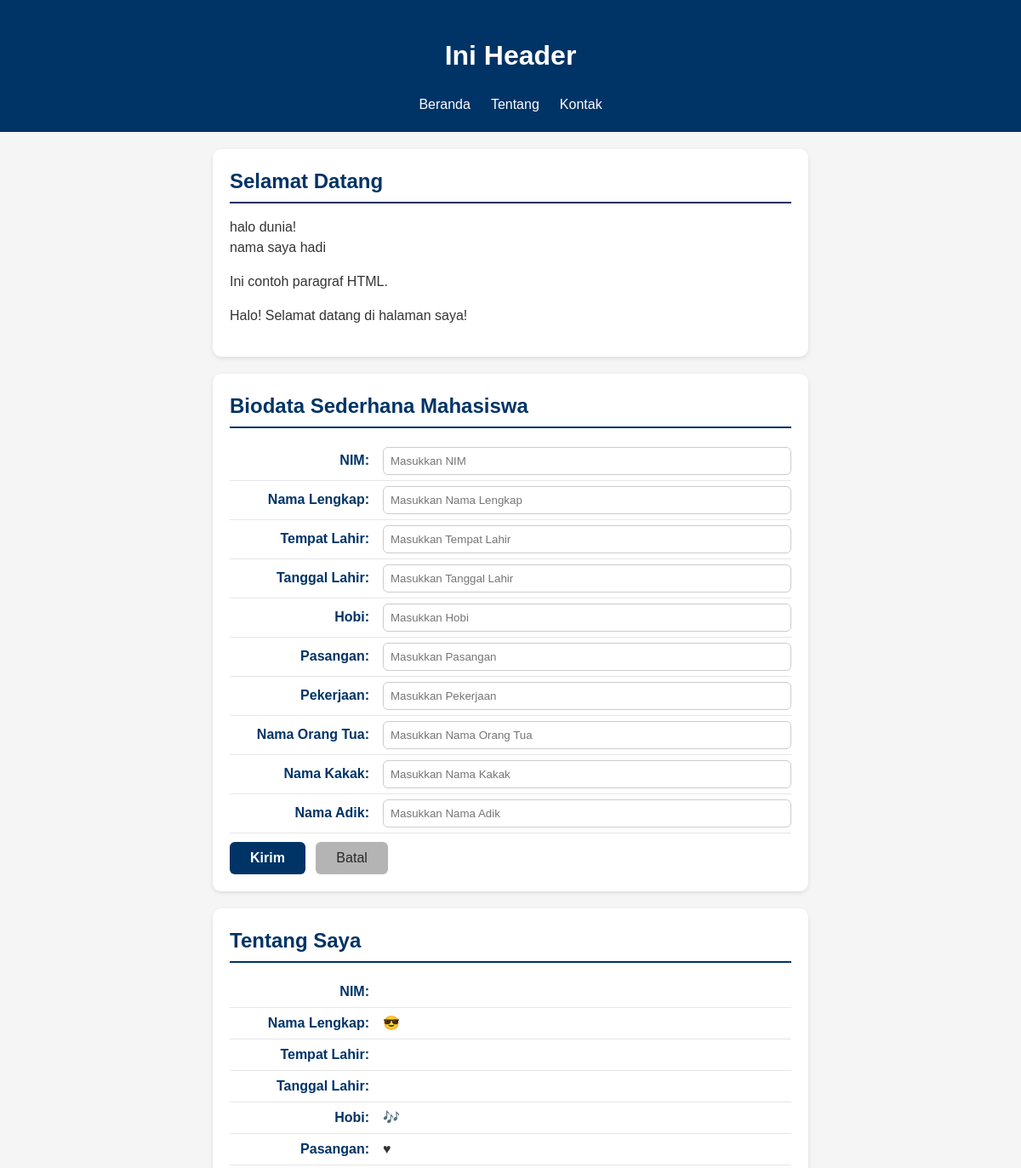
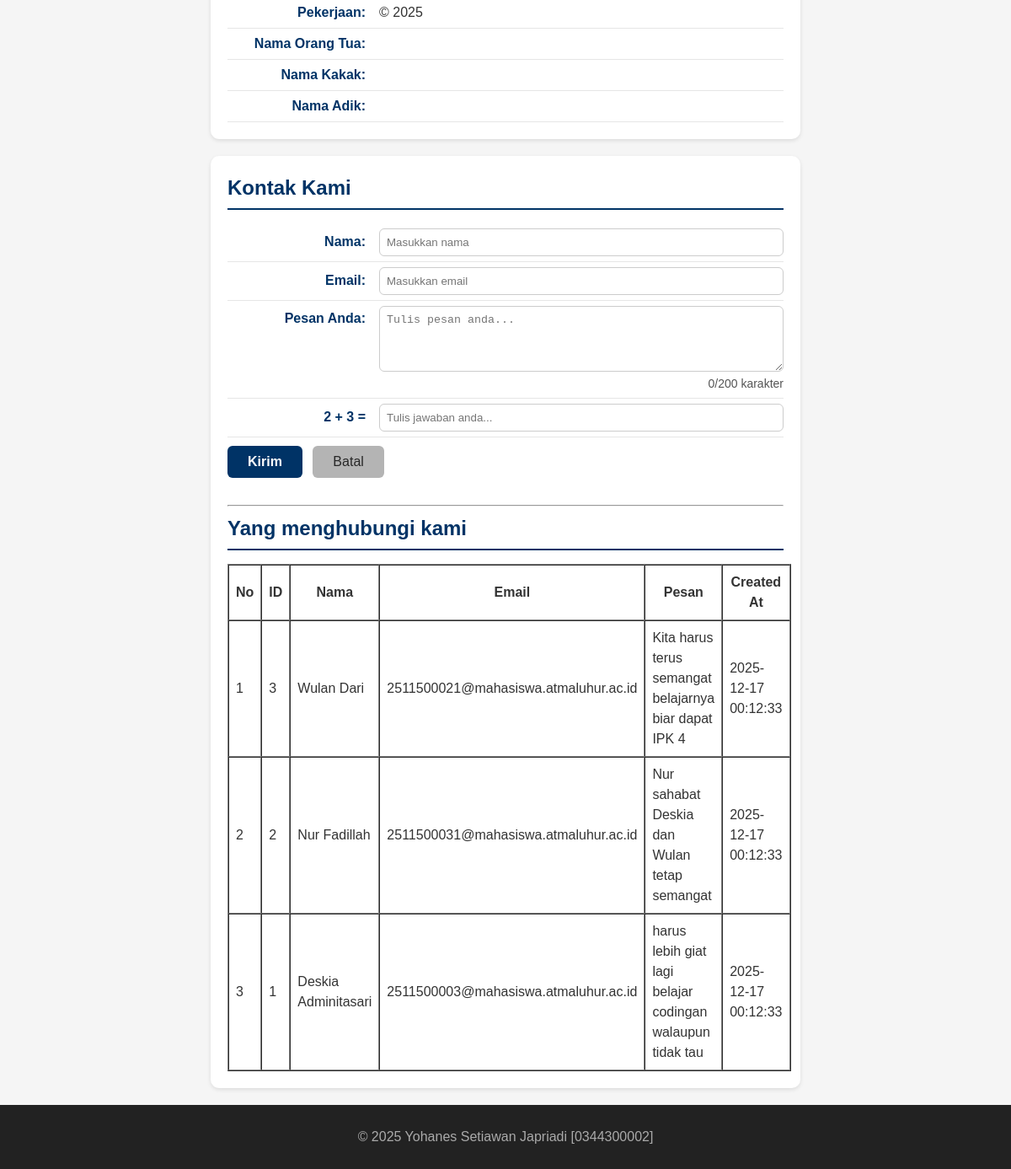
The page / on the database its author committed (2 pictures, top to bottom).
### tables this page shows
CREATE TABLE `tbl_tamu` (
  `cid` int(11) NOT NULL,
  `cnama` varchar(100) DEFAULT NULL,
  `cemail` varchar(100) DEFAULT NULL,
  `cpesan` text,
  `dcreated_at` datetime NOT NULL DEFAULT CURRENT_TIMESTAMP
);

### read_inc.php (the view)
<?php
require 'koneksi.php';
$sql = "SELECT * FROM tbl_tamu ORDER BY cid DESC";
$q = mysqli_query($conn, $sql);
$no = 1;
?>
<table border="1" cellpadding="8" cellspacing="0">
    <tr>
        <th>No</th>
        <th>ID</th>
        <th>Nama</th>
        <th>Email</th>
        <th>Pesan</th>
        <th>Created At</th>
    </tr>
    <?php while ($row = mysqli_fetch_assoc($q)): ?>
        <tr>
            <td><?= $no++; ?></td>
            <td><?= $row['cid']; ?></td>
            <td><?= htmlspecialchars($row['cnama']); ?></td>
            <td><?= htmlspecialchars($row['cemail']); ?></td>
            <td><?= nl2br(htmlspecialchars($row['cpesan'])); ?></td>
            <td><?= $row['dcreated_at']; ?></td>
        </tr>
    <?php endwhile; ?>
</table>

### index.php (shortened to what this page needs)
<?php
require_once __DIR__ . '/fungsi.php';
?>
<!DOCTYPE html>
<html lang="en">
<head>
  <link rel="stylesheet" href="style.css">
</head>
<body>
  <header>
    <h1>Ini Header</h1>
    <nav>
      <ul>
        <li><a href="#home">Beranda</a></li>
        <li><a href="#about">Tentang</a></li>
        <li><a href="#contact">Kontak</a></li>
      </ul>
    </nav>
  </header>
  <main>
    <section id="home">
      <h2>Selamat Datang</h2>
      <?php
      echo "halo dunia!<br>";
      echo "nama saya hadi";
      ?>
      <p>Ini contoh paragraf HTML.</p>
    </section>
    <section id="biodata">
      <h2>Biodata Sederhana Mahasiswa</h2>
      <form action="proses.php" method="POST">
        <label for="txtNim"><span>NIM:</span>
          <input type="text" id="txtNim" name="txtNim" placeholder="Masukkan NIM" required>
        </label>
        <label for="txtNmLengkap"><span>Nama Lengkap:</span>
          <input type="text" id="txtNmLengkap" name="txtNmLengkap" placeholder="Masukkan Nama Lengkap" required>
        </label>
        <label for="txtT4Lhr"><span>Tempat Lahir:</span>
          <input type="text" id="txtT4Lhr" name="txtT4Lhr" placeholder="Masukkan Tempat Lahir" required>
        </label>
        <label for="txtTglLhr"><span>Tanggal Lahir:</span>
          <input type="text" id="txtTglLhr" name="txtTglLhr" placeholder="Masukkan Tanggal Lahir" required>
        </label>
        <label for="txtHobi"><span>Hobi:</span>
          <input type="text" id="txtHobi" name="txtHobi" placeholder="Masukkan Hobi" required>
        </label>
        <label for="txtPasangan"><span>Pasangan:</span>
          <input type="text" id="txtPasangan" name="txtPasangan" placeholder="Masukkan Pasangan" required>
        </label>
        <label for="txtKerja"><span>Pekerjaan:</span>
          <input type="text" id="txtKerja" name="txtKerja" placeholder="Masukkan Pekerjaan" required>
        </label>
        <label for="txtNmOrtu"><span>Nama Orang Tua:</span>
          <input type="text" id="txtNmOrtu" name="txtNmOrtu" placeholder="Masukkan Nama Orang Tua" required>
        </label>
        <label for="txtNmKakak"><span>Nama Kakak:</span>
          <input type="text" id="txtNmKakak" name="txtNmKakak" placeholder="Masukkan Nama Kakak" required>
        </label>
        <label for="txtNmAdik"><span>Nama Adik:</span>
          <input type="text" id="txtNmAdik" name="txtNmAdik" placeholder="Masukkan Nama Adik" required>
        </label>
        <button type="submit">Kirim</button>
        <button type="reset">Batal</button>
      </form>
    </section>
    <?php
    $biodata = $_SESSION["biodata"] ?? [];
    $fieldConfig = [
      "nim" => ["label" => "NIM:", "suffix" => ""],
      "nama" => ["label" => "Nama Lengkap:", "suffix" => " &#128526;"],
      "tempat" => ["label" => "Tempat Lahir:", "suffix" => ""],
      "tanggal" => ["label" => "Tanggal Lahir:", "suffix" => ""],
      "hobi" => ["label" => "Hobi:", "suffix" => " &#127926;"],
      "pasangan" => ["label" => "Pasangan:", "suffix" => " &hearts;"],
      "pekerjaan" => ["label" => "Pekerjaan:", "suffix" => " &copy; 2025"],
      "ortu" => ["label" => "Nama Orang Tua:", "suffix" => ""],
      "kakak" => ["label" => "Nama Kakak:", "suffix" => ""],
      "adik" => ["label" => "Nama Adik:", "suffix" => ""],
    ];
    ?>
    <section id="about">
      <h2>Tentang Saya</h2>
      <?= tampilkanBiodata($fieldConfig, $biodata) ?>
    </section>
    <?php
    $old = $_SESSION['old'] ?? '';
    ?>
    <section id="contact">
      <h2>Kontak Kami</h2>
      <form action="proses.php" method="POST">
        <label for="txtNama"><span>Nama:</span>
          <input type="text" id="txtNama" name="txtNama" placeholder="Masukkan nama" required autocomplete="name" value="<?= isset($old['nama']) ? htmlspecialchars($old['nama']) : '' ?>">
        </label>
        <label for="txtEmail"><span>Email:</span>
          <input type="email" id="txtEmail" name="txtEmail" placeholder="Masukkan email" required autocomplete="email" value="<?= isset($old['email']) ? htmlspecialchars($old['email']) : '' ?>">
        </label>
        <label for="txtPesan"><span>Pesan Anda:</span>
          <textarea id="txtPesan" name="txtPesan" rows="4" placeholder="Tulis pesan anda..." required><?= isset($old['pesan']) ? htmlspecialchars($old['pesan']) : '' ?></textarea>
          <small id="charCount">0/200 karakter</small>
        </label>
        <label for="txtCaptcha"><span>2 + 3 =</span>
          <input id="txtCaptcha" name="txtCaptcha" placeholder="Tulis jawaban anda..." required value="<?= isset($old['captcha']) ? htmlspecialchars($old['captcha']) : '' ?>">
        </label>
        <button type="submit">Kirim</button>
        <button type="reset">Batal</button>
      </form>
      <br>
      <hr>
      <h2>Yang menghubungi kami</h2>
      <?php include 'read_inc.php'; ?>
    </section>
  </main>
  <footer>
    <p>&copy; 2025 Yohanes Setiawan Japriadi [0344300002]</p>
  </footer>
</body>
</html>

### fungsi.php (shortened to what this page needs)
<?php
function bersihkan($str)
{
  return htmlspecialchars(trim($str));
}
function tampilkanBiodata($conf, $arr)
{
  $html = "";
  foreach ($conf as $k => $v) {
    $label = $v["label"];
    $nilai = bersihkan($arr[$k] ?? '');
    $suffix = $v["suffix"];
    $html .= "<p><strong>{$label}</strong> {$nilai}{$suffix}</p>";
  }
  return $html;
}
?>

### style.css (style rules this page uses)
* { box-sizing: border-box; }
body { margin: 0; font-family: Arial, sans-serif; background: #f5f5f5; color: #333; line-height: 1.5; }
header { background: #003366; color: #fff; padding: 20px; text-align: center; }
header ul { display: flex; justify-content: center; list-style: none; padding: 0; margin: 10px 0 0; }
header li a { color: #fff; text-decoration: none; padding: 6px 12px; }
#home, #about, #contact, #biodata { background-color: #ffffff; border-radius: 10px; padding: 20px; max-width: 700px; margin: 20px auto; box-shadow: 0 2px 5px rgba(0, 0, 0, 0.1); }
#home h2, #about h2, #contact h2, #biodata h2 { color: #003366; border-bottom: 2px solid #003366; padding-bottom: 6px; margin-top: 0; margin-bottom: 16px; }
#home p { text-align: justify; }
#about p, #contact p, #contact label, #biodata label { display: flex; justify-content: flex-start; align-items: baseline; margin: 0; padding: 6px 0; border-bottom: 1px solid #e6e6e6; }
#about strong, #contact strong, #contact label>span, #biodata label>span { min-width: 180px; color: #003366; font-weight: 600; text-align: right; padding-right: 16px; flex-shrink: 0; }
#contact input, #contact textarea, #biodata input { flex: 1; border: 1px solid #ccc; border-radius: 6px; padding: 8px; color: #000; font-weight: normal; margin: 0; box-sizing: border-box; }
#contact button, #biodata button { margin-top: 10px; display: inline-block; padding: 10px 24px; font-size: 16px; border-radius: 6px; cursor: pointer; border: none; transition: all 0.3s ease; margin-right: 8px; }
#contact button[type="submit"], #biodata button[type="submit"] { background-color: #003366; color: #fff; font-weight: 600; }
#contact button[type="reset"], #biodata button[type="reset"] { background-color: #b4b4b4; color: #272727; font-weight: 500; }
footer { background: #222; color: #aaa; text-align: center; padding: 10px; }

### rows shown on the page
tbl_tamu: cid "3", cnama "Wulan Dari", cemail "2511500021@mahasiswa.atmaluhur.ac.id", cpesan "Kita harus terus semangat belajarnya biar dapat IPK 4", dcreated_at "2025-12-17 00:12:33"
tbl_tamu: cid "2", cnama "Nur Fadillah", cemail "2511500031@mahasiswa.atmaluhur.ac.id", cpesan "Nur sahabat Deskia dan Wulan tetap semangat", dcreated_at "2025-12-17 00:12:33"
tbl_tamu: cid "1", cnama "Deskia Adminitasari", cemail "2511500003@mahasiswa.atmaluhur.ac.id", cpesan "harus lebih giat lagi belajar codingan walaupun tidak tau", dcreated_at "2025-12-17 00:12:33"

### other values the page prints
$label "NIM:"
$label "Nama Lengkap:"
$suffix "😎"
$label "Tempat Lahir:"
$label "Tanggal Lahir:"
$label "Hobi:"
$suffix "🎶"
$label "Pasangan:"
$suffix "♥"
$label "Pekerjaan:"
$suffix "© 2025"
$label "Nama Orang Tua:"
$label "Nama Kakak:"
$label "Nama Adik:"
